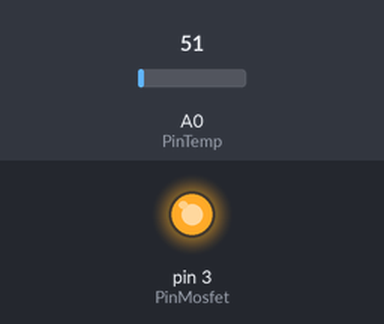
Recording of a sketch running on a simulated Arduino Uno, built with avr-gcc and run on an emulated ATmega328P. Shown: output pins drawn as LEDs (lit = HIGH). The test bench sets the inputs (shaded band); at power-on: A0 (PinTemp) = 51. What the sketch prints to the serial monitor is not drawn.

Above: at 0.1 s.
Timing chart, 0 to 1.6 s (numbered marks = the images above):
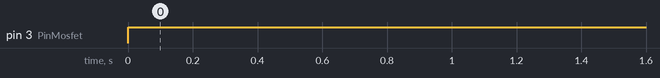

Measured:
- by itself, pin 3 (PinMosfet): LOW → HIGH at 0.00 s

The sketch:

Hausmodell.ino
```cpp
#define PinMosfet 3
#define PinTemp A0
#define DesiredTemp 1023
#define Hysterese 50
unsigned long letzteAusgabe = 0;
const unsigned long intervall = 20;

void setup() {
  // put your setup code here, to run once:
  pinMode(PinMosfet, OUTPUT);
  pinMode(PinTemp, INPUT);
  Serial.begin(9600);
}

void loop() {
  int temperaturWert = analogRead(PinTemp);

  if (millis() - letzteAusgabe >= intervall) {
    letzteAusgabe = millis();
    Serial.print("Temperaturwert:");
    Serial.print(temperaturWert);
    Serial.print("\tErwünschte Temp:");
    Serial.print(DesiredTemp);
    Serial.print("\tOberlimit:");
    Serial.print(DesiredTemp+Hysterese*0.5);
    Serial.print("\tUnterlimit:");
    Serial.println(DesiredTemp - Hysterese * 0.5);
  }

  if (temperaturWert > DesiredTemp + Hysterese * 0.5) {
    digitalWrite(PinMosfet, 0);
  } else if (temperaturWert < DesiredTemp - Hysterese * 0.5) {
    digitalWrite(PinMosfet, 1);
  }
}
```
